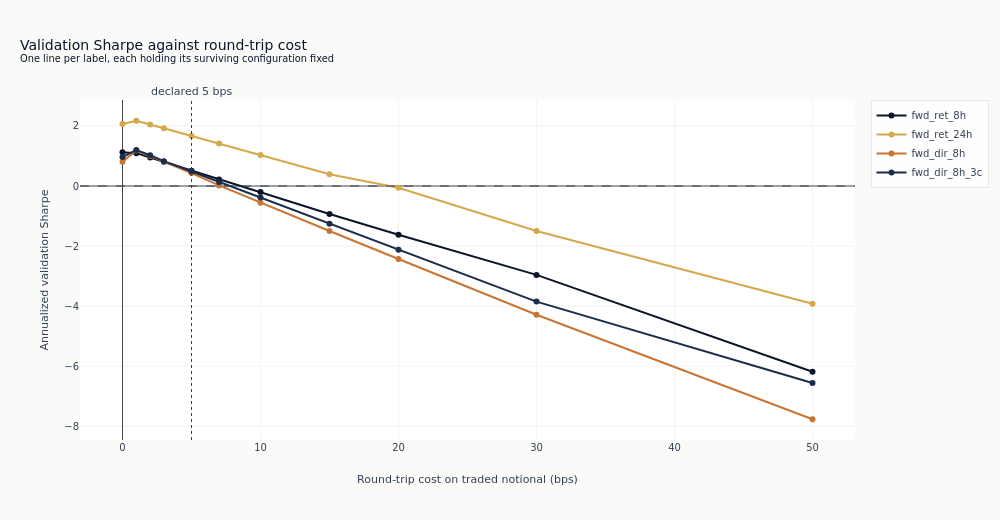

The notebook cell this image was saved under:
### Markdown cell above
One line per label. The vertical marker is the declared production total; the horizontal line
is zero Sharpe. Where a line is already under the horizontal one at the left edge, the cost
level is not what is wrong with that configuration.

### Code cell
fig = go.Figure()
palette = [COLORS["blue"], COLORS["amber"], COLORS["copper"], COLORS["slate"]]
for index, label in enumerate(labels):
    panel = curve.filter(pl.col("label") == label).sort("cost_bps")
    fig.add_trace(
        go.Scatter(
            x=panel.get_column("cost_bps").to_list(),
            y=panel.get_column("sharpe").to_list(),
            mode="lines+markers",
            name=label,
            line={"color": palette[index % len(palette)]},
        )
    )
fig.add_hline(y=0, line_width=1, line_dash="dash", line_color=COLORS["neutral"])
fig.add_vline(
    x=declared_total,
    line_width=1,
    line_dash="dot",
    line_color=COLORS["neutral"],
    annotation_text=f"declared {declared_total:g} bps",
    annotation_position="top",
)
fig.update_layout(
    title={
        "text": "Validation Sharpe against round-trip cost"
        "<br><sup>One line per label, each holding its surviving configuration fixed</sup>",
        "x": 0.02,
        "xanchor": "left",
    },
    xaxis_title="Round-trip cost on traded notional (bps)",
    yaxis_title="Annualized validation Sharpe",
    height=520,
    width=1000,
)
show_plotly_with_alt(
    fig,
    "Line chart of annualized validation Sharpe against round-trip trading cost in basis points, "
    "one line per label. A dashed horizontal line marks zero Sharpe and a dotted vertical line "
    "marks the declared production cost total. Every line slopes downward as cost rises, and the "
    "spacing between the lines at the left edge is larger than the amount any of them falls "
    "across the whole grid.",
)

### Figure 1 — Plotly figure (JSON) as saved in the notebook; plotly's stock layout.template omitted (floating-point values rounded to 4 significant figures)
{"data": [{"line": {"color": "#0a1628"}, "mode": "lines+markers", "name": "fwd_ret_8h", "type": "scatter", "x": [0.0, 1.0, 2.0, 3.0, 5.0, 7.0, 10.0, 15.0, 20.0, 30.0, 50.0], "y": [1.126, 1.095, 0.9499, 0.8048, 0.5129, 0.2183, -0.1994, -0.9333, -1.624, -2.959, -6.184]}, {"line": {"color": "#D4A84B"}, "mode": "lines+markers", "name": "fwd_ret_24h", "type": "scatter", "x": [0.0, 1.0, 2.0, 3.0, 5.0, 7.0, 10.0, 15.0, 20.0, 30.0, 50.0], "y": [2.065, 2.174, 2.047, 1.921, 1.668, 1.415, 1.031, 0.3945, -0.05508, -1.498, -3.92]}, {"line": {"color": "#C87533"}, "mode": "lines+markers", "name": "fwd_dir_8h", "type": "scatter", "x": [0.0, 1.0, 2.0, 3.0, 5.0, 7.0, 10.0, 15.0, 20.0, 30.0, 50.0], "y": [0.8117, 1.185, 0.9962, 0.8074, 0.4299, 0.02074, -0.5556, -1.499, -2.43, -4.285, -7.766]}, {"line": {"color": "#1a2d4a"}, "mode": "lines+markers", "name": "fwd_dir_8h_3c", "type": "scatter", "x": [0.0, 1.0, 2.0, 3.0, 5.0, 7.0, 10.0, 15.0, 20.0, 30.0, 50.0], "y": [0.9683, 1.198, 1.025, 0.828, 0.4854, 0.1379, -0.3857, -1.255, -2.124, -3.848, -6.559]}], "layout": {"annotations": [{"showarrow": false, "text": "declared 5 bps", "x": 5.0, "xanchor": "center", "xref": "x", "y": 1, "yanchor": "bottom", "yref": "y domain"}], "height": 520, "shapes": [{"line": {"color": "#334155", "dash": "dash", "width": 1}, "type": "line", "x0": 0, "x1": 1, "xref": "x domain", "y0": 0, "y1": 0, "yref": "y"}, {"line": {"color": "#334155", "dash": "dot", "width": 1}, "type": "line", "x0": 5.0, "x1": 5.0, "xref": "x", "y0": 0, "y1": 1, "yref": "y domain"}], "title": {"text": "Validation Sharpe against round-trip cost<br><sup>One line per label, each holding its surviving configuration fixed</sup>", "x": 0.02, "xanchor": "left"}, "width": 1000, "xaxis": {"title": {"text": "Round-trip cost on traded notional (bps)"}}, "yaxis": {"title": {"text": "Annualized validation Sharpe"}}}}
